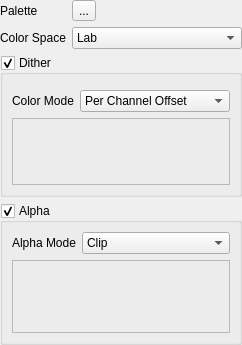
<?xml version="1.0" encoding="utf-8"?>
<ui version="4.0">
 <author>
    SPDX-FileCopyrightText: none
    SPDX-License-Identifier: GPL-3.0-or-later
  </author>
 <class>Palettize</class>
 <widget class="QWidget" name="Palettize">
  <property name="geometry">
   <rect>
    <x>0</x>
    <y>0</y>
    <width>242</width>
    <height>345</height>
   </rect>
  </property>
  <layout class="QFormLayout" name="formLayout">
   <property name="leftMargin">
    <number>0</number>
   </property>
   <property name="topMargin">
    <number>0</number>
   </property>
   <property name="rightMargin">
    <number>0</number>
   </property>
   <property name="bottomMargin">
    <number>0</number>
   </property>
   <item column="0" row="0">
    <widget class="QLabel" name="paletteLabel">
     <property name="sizePolicy">
      <sizepolicy hsizetype="Fixed" vsizetype="Preferred">
       <horstretch>0</horstretch>
       <verstretch>0</verstretch>
      </sizepolicy>
     </property>
     <property name="text">
      <string>Palette</string>
     </property>
     <property name="buddy">
      <cstring>paletteIconWidget</cstring>
     </property>
    </widget>
   </item>
   <item column="1" row="0">
    <widget class="KisIconWidget" name="paletteIconWidget">
     <property name="text">
      <string>...</string>
     </property>
    </widget>
   </item>
   <item column="0" row="1">
    <widget class="QLabel" name="colorspaceLabel">
     <property name="text">
      <string>Color Space</string>
     </property>
     <property name="buddy">
      <cstring>colorspaceComboBox</cstring>
     </property>
    </widget>
   </item>
   <item column="1" row="1">
    <widget class="QComboBox" name="colorspaceComboBox">
     <item>
      <property name="text">
       <string>Lab</string>
      </property>
     </item>
     <item>
      <property name="text">
       <string>RGB</string>
      </property>
     </item>
    </widget>
   </item>
   <item colspan="2" column="0" row="3">
    <widget class="QGroupBox" name="ditherGroupBox">
     <property name="title">
      <string>Dither</string>
     </property>
     <property name="checkable">
      <bool>true</bool>
     </property>
     <layout class="QFormLayout" name="formLayout_3">
      <item column="1" row="1">
       <widget class="QComboBox" name="colorModeComboBox">
        <item>
         <property name="text">
          <string>Per Channel Offset</string>
         </property>
        </item>
        <item>
         <property name="text">
          <string>Nearest Colors</string>
         </property>
        </item>
       </widget>
      </item>
      <item column="0" row="1">
       <widget class="QLabel" name="colorModeLabel">
        <property name="sizePolicy">
         <sizepolicy hsizetype="Fixed" vsizetype="Preferred">
          <horstretch>0</horstretch>
          <verstretch>0</verstretch>
         </sizepolicy>
        </property>
        <property name="text">
         <string>Color Mode</string>
        </property>
        <property name="buddy">
         <cstring>colorModeComboBox</cstring>
        </property>
       </widget>
      </item>
      <item colspan="2" column="0" row="2">
       <widget class="QStackedWidget" name="colorModeStackedWidget">
        <property name="sizePolicy">
         <sizepolicy hsizetype="Preferred" vsizetype="Preferred">
          <horstretch>0</horstretch>
          <verstretch>0</verstretch>
         </sizepolicy>
        </property>
        <property name="frameShape">
         <enum>QFrame::StyledPanel</enum>
        </property>
        <property name="currentIndex">
         <number>1</number>
        </property>
        <widget class="QWidget" name="colorModePerChannelOffsetPage">
         <layout class="QFormLayout" name="formLayout_8">
          <item colspan="2" column="0" row="0">
           <widget class="KisDoubleSliderSpinBox" name="offsetScaleSpinBox"/>
          </item>
         </layout>
        </widget>
        <widget class="QWidget" name="colorModeNearestColorsPage">
         <layout class="QFormLayout" name="formLayout_4"/>
        </widget>
       </widget>
      </item>
      <item colspan="2" column="0" row="0">
       <widget class="KisDitherWidget" name="ditherWidget" native="true">
        <property name="focusPolicy">
         <enum>Qt::TabFocus</enum>
        </property>
       </widget>
      </item>
     </layout>
    </widget>
   </item>
   <item colspan="2" column="0" row="5">
    <widget class="QGroupBox" name="alphaGroupBox">
     <property name="title">
      <string>Alpha</string>
     </property>
     <property name="checkable">
      <bool>true</bool>
     </property>
     <layout class="QFormLayout" name="formLayout_2">
      <item column="0" row="0">
       <widget class="QLabel" name="alphaModeLabel">
        <property name="sizePolicy">
         <sizepolicy hsizetype="Fixed" vsizetype="Preferred">
          <horstretch>0</horstretch>
          <verstretch>0</verstretch>
         </sizepolicy>
        </property>
        <property name="text">
         <string>Alpha Mode</string>
        </property>
        <property name="buddy">
         <cstring>alphaModeComboBox</cstring>
        </property>
       </widget>
      </item>
      <item column="1" row="0">
       <widget class="QComboBox" name="alphaModeComboBox">
        <item>
         <property name="text">
          <string>Clip</string>
         </property>
        </item>
        <item>
         <property name="text">
          <string>Index</string>
         </property>
        </item>
        <item>
         <property name="text">
          <string>Dither</string>
         </property>
        </item>
       </widget>
      </item>
      <item colspan="2" column="0" row="1">
       <widget class="QStackedWidget" name="alphaModeStackedWidget">
        <property name="sizePolicy">
         <sizepolicy hsizetype="Preferred" vsizetype="Preferred">
          <horstretch>0</horstretch>
          <verstretch>0</verstretch>
         </sizepolicy>
        </property>
        <property name="frameShape">
         <enum>QFrame::StyledPanel</enum>
        </property>
        <property name="currentIndex">
         <number>2</number>
        </property>
        <property name="prefix" stdset="0">
         <string>Amount:  </string>
        </property>
        <widget class="QWidget" name="clipPage">
         <layout class="QFormLayout" name="formLayout_7">
          <item colspan="2" column="0" row="0">
           <widget class="KisDoubleSliderSpinBox" name="alphaClipSpinBox"/>
          </item>
         </layout>
        </widget>
        <widget class="QWidget" name="indexPage">
         <layout class="QFormLayout" name="formLayout_6">
          <item colspan="2" column="0" row="0">
           <widget class="KisSliderSpinBox" name="alphaIndexSpinBox"/>
          </item>
         </layout>
        </widget>
        <widget class="QWidget" name="alphaDitherPage">
         <layout class="QFormLayout" name="formLayout_5">
          <item colspan="2" column="0" row="0">
           <widget class="KisDitherWidget" name="alphaDitherWidget" native="true"/>
          </item>
         </layout>
        </widget>
       </widget>
      </item>
     </layout>
    </widget>
   </item>
  </layout>
 </widget>
 <customwidgets>
  <customwidget>
   <class>KisDitherWidget</class>
   <extends>QWidget</extends>
   <header location="global">KisDitherWidget.h</header>
   <container>1</container>
  </customwidget>
  <customwidget>
   <class>KisIconWidget</class>
   <extends>QToolButton</extends>
   <header location="global">kis_iconwidget.h</header>
  </customwidget>
  <customwidget>
   <class>KisDoubleSliderSpinBox</class>
   <extends>QDoubleSpinBox</extends>
   <header location="global">kis_slider_spin_box.h</header>
  </customwidget>
  <customwidget>
   <class>KisSliderSpinBox</class>
   <extends>QSpinBox</extends>
   <header location="global">kis_slider_spin_box.h</header>
  </customwidget>
 </customwidgets>
 <tabstops>
  <tabstop>paletteIconWidget</tabstop>
  <tabstop>colorspaceComboBox</tabstop>
  <tabstop>ditherGroupBox</tabstop>
  <tabstop>ditherWidget</tabstop>
  <tabstop>colorModeComboBox</tabstop>
  <tabstop>offsetScaleSpinBox</tabstop>
  <tabstop>alphaGroupBox</tabstop>
  <tabstop>alphaModeComboBox</tabstop>
  <tabstop>alphaClipSpinBox</tabstop>
  <tabstop>alphaIndexSpinBox</tabstop>
 </tabstops>
 <resources/>
 <connections>
  <connection>
   <sender>alphaModeComboBox</sender>
   <signal>currentIndexChanged(int)</signal>
   <receiver>alphaModeStackedWidget</receiver>
   <slot>setCurrentIndex(int)</slot>
   <hints>
    <hint type="sourcelabel">
     <x>238</x>
     <y>288</y>
    </hint>
    <hint type="destinationlabel">
     <x>183</x>
     <y>341</y>
    </hint>
   </hints>
  </connection>
  <connection>
   <sender>alphaModeStackedWidget</sender>
   <signal>currentChanged(int)</signal>
   <receiver>alphaModeComboBox</receiver>
   <slot>setCurrentIndex(int)</slot>
   <hints>
    <hint type="sourcelabel">
     <x>107</x>
     <y>341</y>
    </hint>
    <hint type="destinationlabel">
     <x>228</x>
     <y>288</y>
    </hint>
   </hints>
  </connection>
  <connection>
   <sender>colorModeComboBox</sender>
   <signal>currentIndexChanged(int)</signal>
   <receiver>colorModeStackedWidget</receiver>
   <slot>setCurrentIndex(int)</slot>
   <hints>
    <hint type="sourcelabel">
     <x>143</x>
     <y>142</y>
    </hint>
    <hint type="destinationlabel">
     <x>139</x>
     <y>162</y>
    </hint>
   </hints>
  </connection>
  <connection>
   <sender>colorModeStackedWidget</sender>
   <signal>currentChanged(int)</signal>
   <receiver>colorModeComboBox</receiver>
   <slot>setCurrentIndex(int)</slot>
   <hints>
    <hint type="sourcelabel">
     <x>167</x>
     <y>164</y>
    </hint>
    <hint type="destinationlabel">
     <x>169</x>
     <y>143</y>
    </hint>
   </hints>
  </connection>
 </connections>
</ui>
